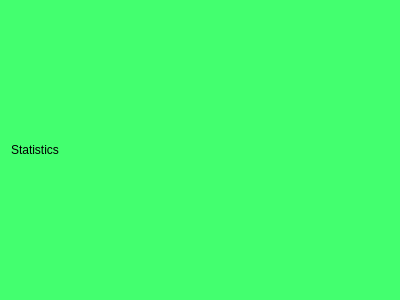
<?xml version="1.0" encoding="UTF-8"?>
<ui version="4.0">
 <class>StatisticsPage</class>
 <widget class="QWidget" name="StatisticsPage">
  <property name="geometry">
   <rect>
    <x>0</x>
    <y>0</y>
    <width>400</width>
    <height>300</height>
   </rect>
  </property>
  <property name="windowTitle">
   <string>Form</string>
  </property>
  <property name="styleSheet">
   <string notr="true">background-color: rgb(67, 255, 111);</string>
  </property>
  <layout class="QVBoxLayout" name="verticalLayout_2">
   <item>
    <layout class="QVBoxLayout" name="verticalLayout">
     <item>
      <widget class="QLabel" name="label">
       <property name="text">
        <string>Statistics</string>
       </property>
      </widget>
     </item>
    </layout>
   </item>
  </layout>
 </widget>
 <resources/>
 <connections/>
</ui>
